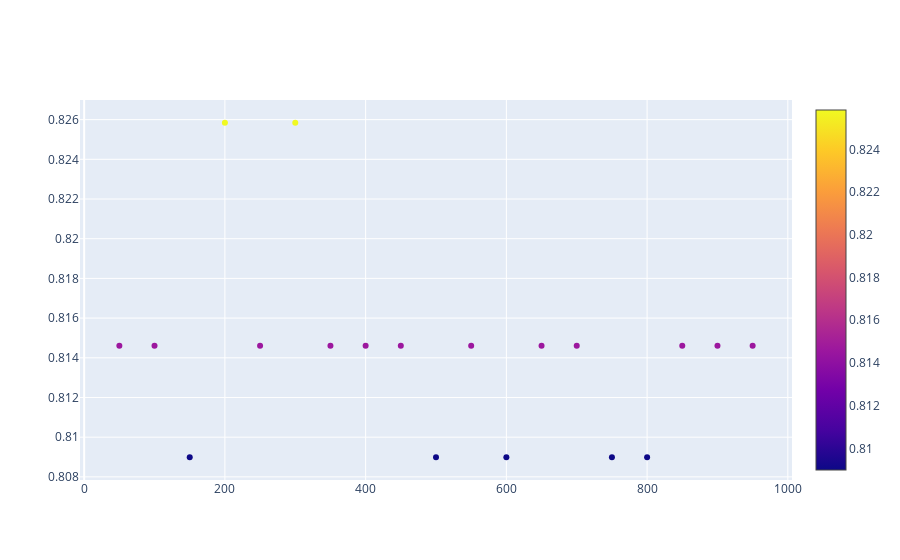

Here is the notebook cell this chart was saved with:
### Code cell
plot = go.Scatter(x=x_axis, y=y_axis, mode='markers', marker_color=y_axis, marker={'showscale':True})
iplot([plot])

### Figure 1 — Plotly figure (JSON) as saved in the notebook; plotly's stock layout.template omitted (floating-point values rounded to 4 significant figures)
{"data": [{"marker": {"color": [0.8146, 0.8146, 0.809, 0.8258, 0.8146, 0.8258, 0.8146, 0.8146, 0.8146, 0.809, 0.8146, 0.809, 0.8146, 0.8146, 0.809, 0.809, 0.8146, 0.8146, 0.8146], "showscale": true}, "mode": "markers", "type": "scatter", "x": [50, 100, 150, 200, 250, 300, 350, 400, 450, 500, 550, 600, 650, 700, 750, 800, 850, 900, 950], "y": [0.8146, 0.8146, 0.809, 0.8258, 0.8146, 0.8258, 0.8146, 0.8146, 0.8146, 0.809, 0.8146, 0.809, 0.8146, 0.8146, 0.809, 0.809, 0.8146, 0.8146, 0.8146]}], "layout": {}}
